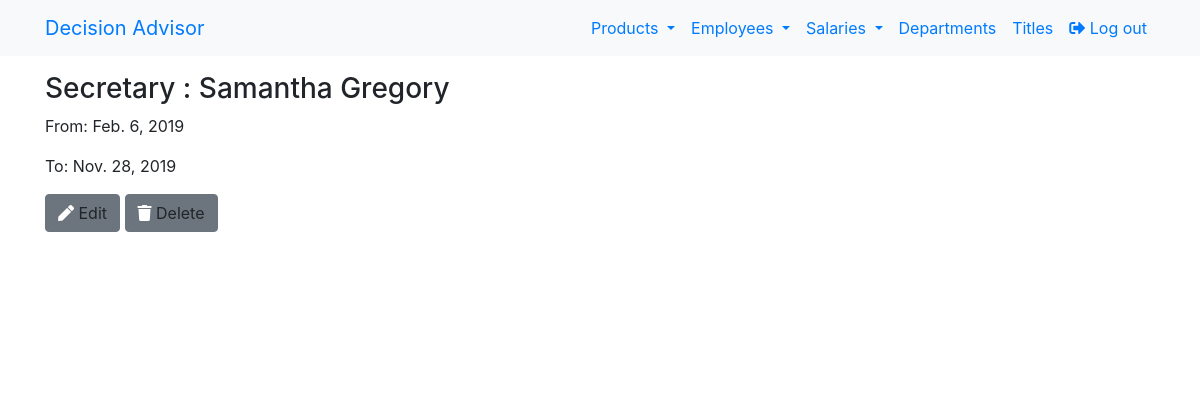
Page /management/titles/detail/1/ (signed in) on the committed database.
### management/models.py (models this page shows, shortened)
class Titles(models.Model):
    emp_no = models.ForeignKey(Employee, related_name='title', on_delete=models.DO_NOTHING, db_column='emp_no')
    title = models.CharField(max_length=50)
    from_date = models.DateField(null=True)
    to_date = models.DateField(blank=True, null=True)
    class Meta:
        db_table = 'titles'
    objects = models.Manager()

class Employee(models.Model):
    GENDER_CHOICES = (
        ('M', 'Male'),
        ('F', 'Female'),
    )
    emp_no = models.AutoField(primary_key=True, null=False)
    birth_date = models.DateField(null=True)
    first_name = models.CharField(max_length=14)
    last_name = models.CharField(max_length=16)
    gender = models.CharField(max_length=1, null=True, choices=GENDER_CHOICES)
    hire_date = models.DateField(null=True)
    class Meta:
        db_table = 'employees'
        ordering = ['hire_date']
    def __str__(self):
        return self.first_name + ' ' + self.last_name
    objects = models.Manager()

### management/views.py (the view)
# urls.py: path('titles/detail/<int:pk>/', views.TitlesDetailView.as_view(), name='titles_detail'),
class TitlesDetailView(LoginRequiredMixin, DetailView):
    model = Titles

### management/templates/management/titles_detail.html
{% extends "base.html" %}
{% block content %}
<h3> {{titles.title}} : {{titles.emp_no}} </h3>
<p> From: {{titles.from_date}}</p>
<p> To: {{titles.to_date}}</p>
{% if user.is_authenticated %}
  <a class='btn btn-secondary' href="{% url 'management:titles_update' pk=titles.pk %}">
    <span class='fas fa-pen'></span>
    <span class="text-body icon-label">Edit</span>
  </a>
  <a class='btn btn-secondary' href="{% url 'management:titles_delete' pk=titles.pk %}">
    <i class="fas fa-trash"></i>
    <span class="text-body icon-label">Delete</span>
  </a>
{% endif %}
{% endblock content %}

### rows in the picture
Titles: title "Secretary", emp_no "Samantha Gregory", from_date "Feb. 6, 2019", to_date "Nov. 28, 2019"
